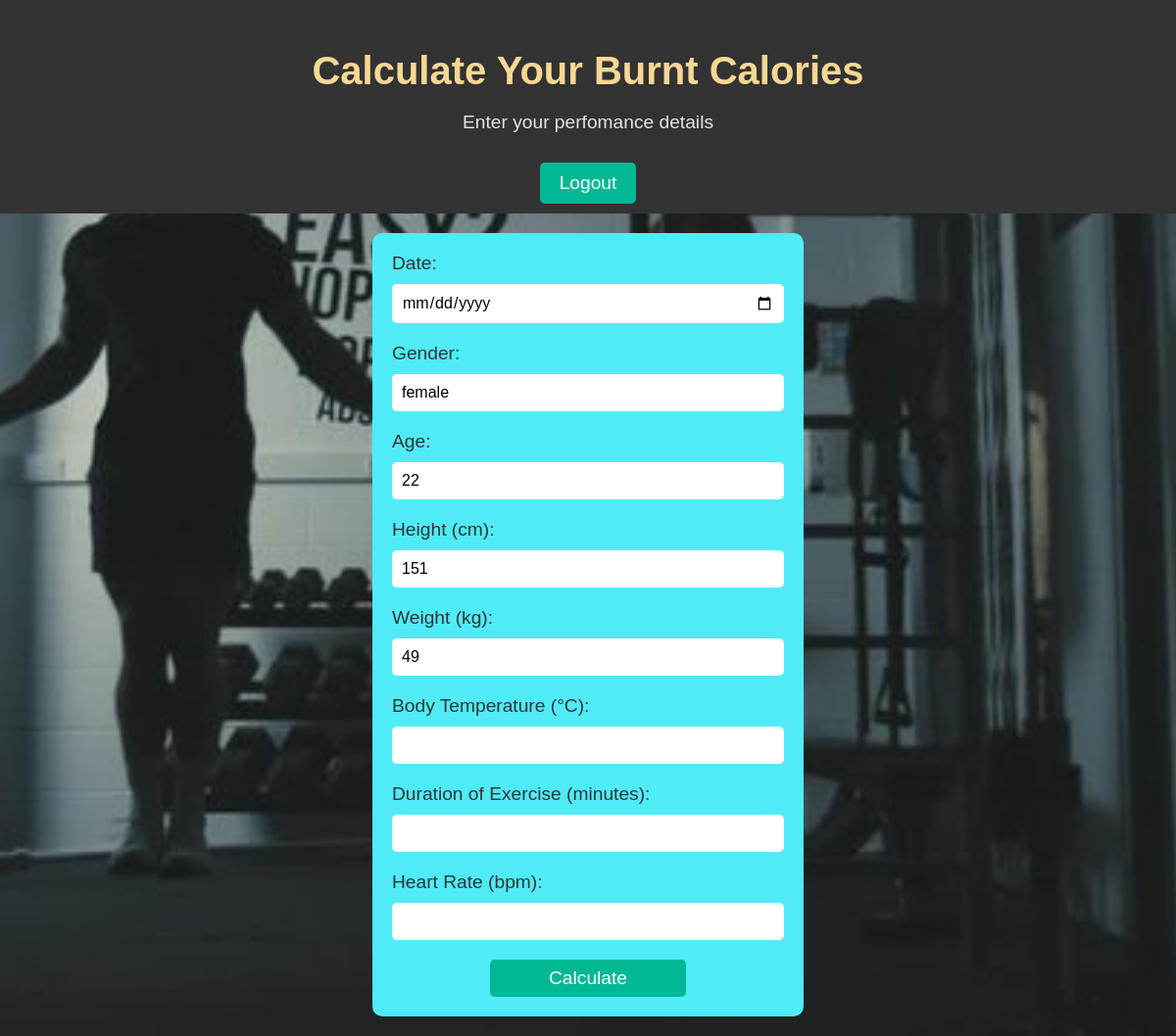
Screenshot of /calculate_calorie (signed in) with the database file from the repository.
### calorie_tracker_using_ml/app.py (models this page shows)
class Member(db.Model):
    uname = db.Column(db.String(50), primary_key=True)  # Primary Key
    password = db.Column(db.String(200), nullable=False)
    name = db.Column(db.String(100), nullable=False)
    gender = db.Column(db.String(10), nullable=False)
    age = db.Column(db.Integer, nullable=False)
    height = db.Column(db.Integer, nullable=False)  # Height in cm
    weight = db.Column(db.Integer, nullable=False)  # Weight in kg
    kind = db.Column(db.String(20), nullable=False)  # Could represent membership type or other info

### calorie_tracker_using_ml/app.py (the view)
@app.route('/calculate_calorie', methods=['GET', 'POST'])
def calculate_calorie():
    if 'username' not in session:
        return redirect(url_for('login'))
    user = db.session.query(Member).filter_by(uname=session['username']).first()
    if request.method == 'POST':
        return redirect(url_for('member_dashboard'))
    min_date = datetime.date.today().isoformat()
    return render_template('calculate_calorie.html', user=user, min_date=min_date)

### calorie_tracker_using_ml/templates/calculate_calorie.html (shortened to what this page needs)
<!DOCTYPE html>
<html lang="en">
<head>
    <link rel="stylesheet" href="{{ url_for('static', filename='css/styles.css') }}">
</head>
<body>
    <header>
        <h1>Calculate Your Burnt Calories</h1>
        <p>Enter your perfomance details</p>
        <button class="logout-btn" onclick="location.href='{{ url_for('logout') }}'">Logout</button>
    </header>
    <main>
        <div class="form-container">
            <form action="/calculate" method="POST">
                <div class="input-group">
                    <label for="date">Date:</label>
                    <input type="date" id="date" name="date" min="{{ min_date }}" required>
                </div>
                <div class="input-group">
                    <label for="gender">Gender:</label>
                    <input type="text" id="gender" name="gender" value="{{ user.gender }}" readonly>
                </div>
                <div class="input-group">
                    <label for="age">Age:</label>
                    <input type="number" id="age" name="age" value="{{ user.age }}" required>
                </div>
                <div class="input-group">
                    <label for="height">Height (cm):</label>
                    <input type="number" id="height" name="height" value="{{ user.height }}" required>
                </div>
                <div class="input-group">
                    <label for="weight">Weight (kg):</label>
                    <input type="number" id="weight" name="weight" value="{{ user.weight }}" required>
                </div>
                <div class="input-group">
                    <label for="body_temp">Body Temperature (°C):</label>
                    <input type="number" step="0.1" id="body_temp" name="body_temp" required>
                </div>
                <div class="input-group">
                    <label for="duration">Duration of Exercise (minutes):</label>
                    <input type="number" id="duration" name="duration" required>
                </div>
                <div class="input-group">
                    <label for="heart_rate">Heart Rate (bpm):</label>
                    <input type="number" id="heart_rate" name="heart_rate" required>
                </div>
                <button type="submit" class="btn">Calculate</button>
            </form>
        </div>
    </main>
</body>
</html>

### calorie_tracker_using_ml/static/css/styles.css (style rules this page uses)
body { font-family: Arial, sans-serif; background-color: #f0f0f0; margin: 0; padding: 0; }
header { background-color: #2c3e50; color: white; padding: 15px; text-align: center; }
main { padding: 20px; text-align: center; }
.input-group { display: block; font-size: 14px; margin-bottom: 5px; }
.input-group label { display: block; font-size: 14px; margin-bottom: 5px; color: #34495e; }
.input-group input { width: 100%; padding: 10px; border: 1px solid #ccc; border-radius: 5px; font-size: 14px; }
.btn { width: 100%; padding: 10px; background-color: #2c3e50; color: white; border: none; border-radius: 5px; cursor: pointer; font-size: 16px; }
.input-group { margin-bottom: 14px; text-align: left; }
.input-group label { display: block; font-size: 14px; margin-bottom: 5px; color: #ffffff; }
.input-group input, .input-group select { width: 480px; padding: 10px; border: 1px solid #ccc; border-radius: 5px; font-size: 14px; box-sizing: border-box; font-family: 'Gill Sans', 'Gill Sans MT', Calibri, 'Trebuchet MS', sans-serif; }
body { font-family: Arial, sans-serif; background-color: #f4f4f4; margin: 0; padding: 0; }
header { background-color: #333; color: white; padding: 10px 0; text-align: center; }
body { font-family: 'Arial', sans-serif; background: url('../images/gym_motivation.jpg') no-repeat center center fixed; background-size: cover; margin: 0; padding: 0; color: #fff; text-align: center; }
header h1 { font-size: 3rem; margin: 50px 0 10px; color: #f7d794; }
header p { font-size: 1.5rem; margin-bottom: 30px; color: #dfe6e9; }
body { font-family: 'Arial', sans-serif; background: url('static/images/workout_background.jpg')no-repeat center center fixed; background-size: cover; margin: 0; padding: 0; color: #fff; text-align: center; }
header h1 { font-size: 2.5rem; margin: 40px 0 10px; color: #f7d794; }
header p { font-size: 1.2rem; margin-bottom: 30px; color: #dfe6e9; }
.form-container { background-color: rgb(79, 236, 248); padding: 20px; border-radius: 10px; width: 400px; margin: 0 auto; }
.input-group { margin-bottom: 20px; text-align: left; color:rgb(0, 0, 0) }
.input-group label { display: block; margin-bottom: 5px; font-size: 1.1rem; color: #ffffff; font-size: 14px; }
.input-group input { width: 100%; padding: 10px; border-radius: 5px; border: none; font-size: 1rem; }
button { padding: 10px 20px; background-color: #00b894; color: white; border: none; border-radius: 5px; font-size: 1.2rem; cursor: pointer; transition: background-color 0.3s ease; }
.btn { padding: 10px; background-color: #00b894; color: white; border: none; border-radius: 5px; font-size: 1.2rem; cursor: pointer; transition: background-color 0.3s ease; width: 200px; }
body { font-family: 'Arial', sans-serif; background-color: #f4f4f9; margin: 0; padding: 0; }
.input-group { margin-bottom: 20px; }
.input-group label { display: block; font-size: 1.2rem; margin-bottom: 10px; color: #333; }
.btn { display: inline-block; padding: 8px; background-color: #00b894; color: white; font-size: 1.2rem; border: none; border-radius: 5px; cursor: pointer; transition: background-color 0.3s ease; text-align: center; text-decoration: none; }

### rows the page displays
Member: gender "female", age "22", height "151", weight "49"
